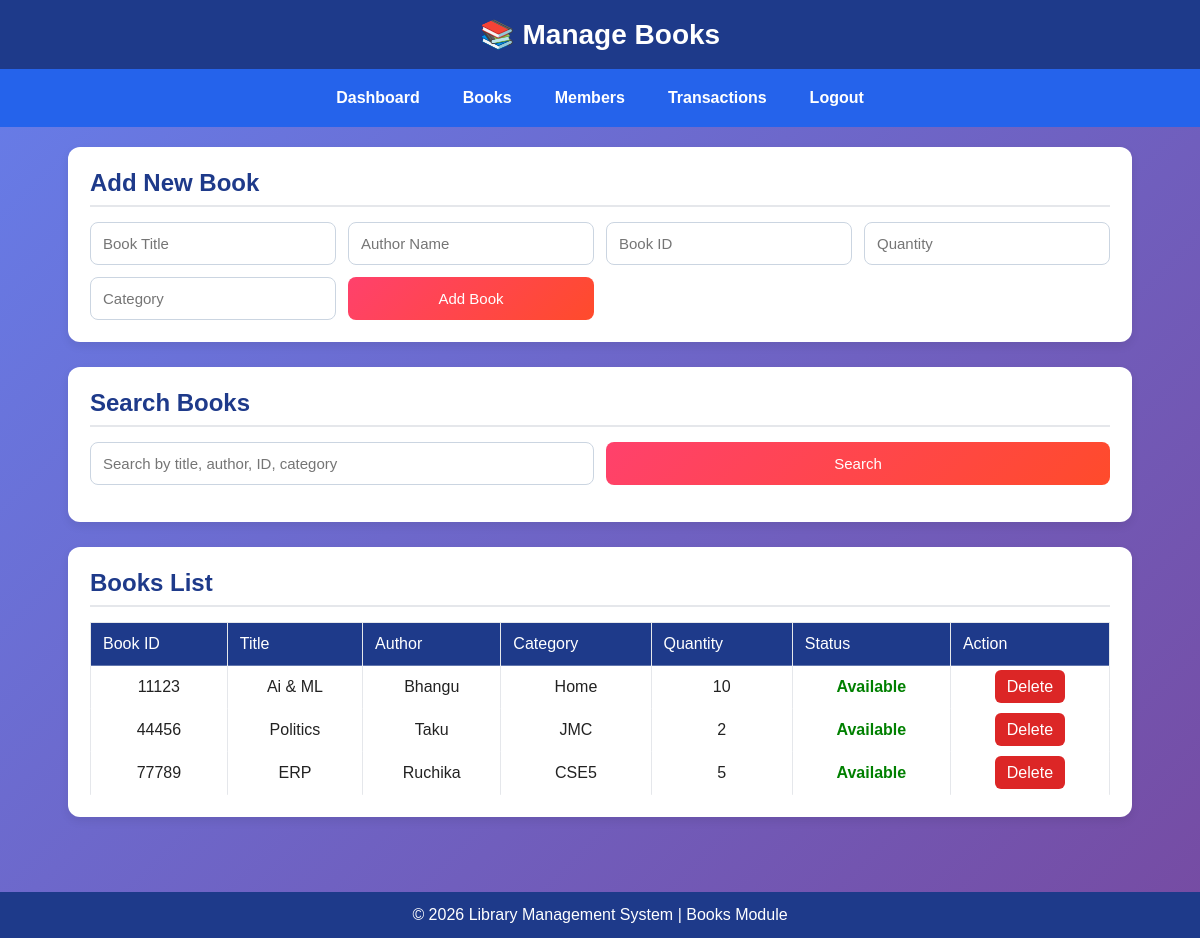
Screenshot of /books (signed in) with the database file from the repository.
### tables this page shows
CREATE TABLE books (
        id INTEGER PRIMARY KEY AUTOINCREMENT,
        book_id TEXT UNIQUE,
        title TEXT,
        author TEXT,
        category TEXT,
        quantity INTEGER DEFAULT 1
    );

### app.py (the view)
@app.route("/books")
def books():
    if not is_logged_in():
        return redirect(url_for("login"))
    search = request.args.get("search", "").strip()
    conn = get_db_connection()
    if search:
        books = conn.execute("""
            SELECT * FROM books
            WHERE title LIKE ? OR author LIKE ? OR book_id LIKE ? OR category LIKE ?
        """, (f"%{search}%",)*4).fetchall()
    else:
        books = conn.execute("SELECT * FROM books ORDER BY id DESC").fetchall()
    books = [dict(book) for book in books]
    for book in books:
        book['status'] = "Available" if book['quantity'] > 0 else "Out of Stock"
    conn.close()
    return render_template("books.html", books=books, search=search)

### app.py (called while the page is built)
def get_db_connection():
    conn = sqlite3.connect(DB_NAME)
    conn.row_factory = sqlite3.Row
    return conn

def is_logged_in():
    return "user" in session

### templates/books.html (shortened to what this page needs)
<!DOCTYPE html>
<html lang="en">
<head>
  <link rel="stylesheet" href="{{ url_for('static', filename='style.css') }}">
</head>
<body>
  <header>📚 Manage Books</header>
  <nav>
    <a href="/dashboard">Dashboard</a>
    <a href="/books">Books</a>
    <a href="/members">Members</a>
    <a href="/transactions">Transactions</a>
    <a href="/logout">Logout</a>
  </nav>
  <div class="container">
    <section class="section">
      <h2>Add New Book</h2>
      <form action="/add_book" method="POST">
        <input type="text" name="title" placeholder="Book Title" required>
        <input type="text" name="author" placeholder="Author Name" required>
        <input type="text" name="book_id" placeholder="Book ID" required>
        <input type="number" name="quantity" placeholder="Quantity" min="1" required>
        <input type="text" name="category" placeholder="Category" required>
        <button type="submit">Add Book</button>
      </form>
    </section>
    <section class="section">
      <h2>Search Books</h2>
      <form class="search-form" action="/books" method="GET">
        <input type="text" name="search" placeholder="Search by title, author, ID, category" value="{{ search }}">
        <button type="submit">Search</button>
      </form>
    </section>
    <section class="section">
      <h2>Books List</h2>
      <table>
        <thead>
          <tr>
  <th>Book ID</th>
  <th>Title</th>
  <th>Author</th>
  <th>Category</th>
  <th>Quantity</th>
  <th>Status</th>
  <th>Action</th>
</tr>
        </thead>
        <tbody>
          {% for book in books %}
          <tr>
            <td>{{ book.book_id }}</td>
            <td>{{ book.title }}</td>
            <td>{{ book.author }}</td>
            <td>{{ book.category }}</td>
            <td>{{ book.quantity }}</td>
            <td class="{{ 'status-available' if book.status == 'Available' else 'status-issued' }}">
              {{ book.status }}
            </td>
            <td>
              <a class="delete-btn" href="/delete_book/{{ book.book_id }}">Delete</a>
            </td>
          </tr>
          {% endfor %}
        </tbody>
      </table>
    </section>
  </div>
  <footer>© 2026 Library Management System | Books Module</footer>
</body>
</html>

### static/style.css (style rules this page uses)
* { margin: 0; padding: 0; box-sizing: border-box; font-family: Arial, sans-serif; }
body { background: #f4f7fb; color: #333; }
header { background: #1e3a8a; color: white; padding: 18px; text-align: center; font-size: 28px; font-weight: bold; }
nav { background: #2563eb; padding: 12px; display: flex; justify-content: center; gap: 15px; flex-wrap: wrap; }
nav a { color: white; text-decoration: none; padding: 8px 14px; border-radius: 6px; font-weight: bold; }
.container { width: 92%; max-width: 1200px; margin: 25px auto; }
.section { background: white; padding: 22px; margin-bottom: 25px; border-radius: 12px; box-shadow: 0 4px 10px rgba(0,0,0,0.08); }
.section h2 { margin-bottom: 15px; color: #1e3a8a; border-bottom: 2px solid #e5e7eb; padding-bottom: 8px; }
form { display: grid; grid-template-columns: repeat(auto-fit, minmax(220px, 1fr)); gap: 12px; }
input, select, button { padding: 12px; border-radius: 8px; border: 1px solid #cbd5e1; font-size: 15px; }
button { background: #2563eb; color: white; border: none; cursor: pointer; font-weight: bold; }
table { width: 100%; border-collapse: collapse; margin-top: 15px; overflow-x: auto; }
table th, table td { border: 1px solid #e5e7eb; padding: 12px; text-align: center; }
table th { background: #1e3a8a; color: white; }
table tr:nth-child(even) { background: #f8fafc; }
.status-available { color: green; font-weight: bold; }
.delete-btn { text-decoration: none; background: #dc2626; color: white; padding: 8px 12px; border-radius: 6px; }
footer { background: #1e3a8a; color: white; text-align: center; padding: 14px; margin-top: 30px; }
.search-form { margin-bottom: 15px; }
* { margin: 0; padding: 0; box-sizing: border-box; font-family: 'Poppins', sans-serif; }
body { background: linear-gradient(135deg, #667eea, #764ba2); min-height: 100vh; color: #333; }
.container { max-width: 1200px; margin: auto; padding: 20px; }
table { width: 100%; border-collapse: collapse; margin-top: 10px; }
table th { text-align: left; padding: 12px; font-weight: 500; border-bottom: 1px solid rgba(255,255,255,0.3); }
table td { padding: 12px; border-bottom: 1px solid rgba(255,255,255,0.2); }
button { background: linear-gradient(135deg, #ff416c, #ff4b2b); border: none; padding: 10px 20px; color: white; border-radius: 8px; cursor: pointer; font-weight: 500; }
table { color: #222; }
table th { color: #ffffff; }
table tr { background: rgba(255, 255, 255, 0.85); color: #222; }
table tr:nth-child(even) { background: rgba(255, 255, 255, 0.75); }

### rows the page displays
books: book_id "11123", title "Ai & ML", author "Bhangu", category "Home", quantity "10", status "Available"
books: book_id "44456", title "Politics", author "Taku", category "JMC", quantity "2", status "Available"
books: book_id "77789", title "ERP", author "Ruchika", category "CSE5", quantity "5", status "Available"
